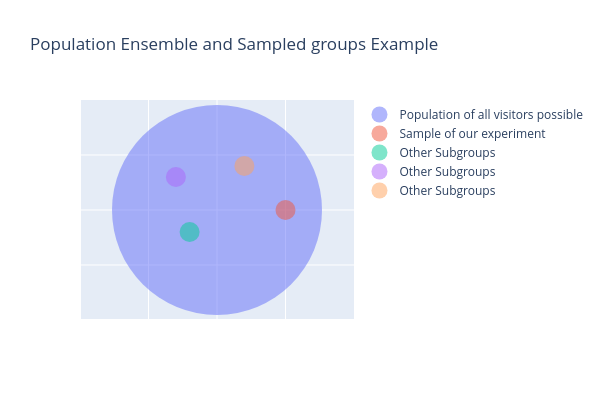

The notebook cell this image was saved under:
### Markdown cell above
<h3>Below we plot the theoretical size of the whole population that we are interested in, that is the total number of visitors possible and to whom we would display the blue button. It can help thinking this ensemble as a theoretical ensemble or an imaginary ensemble.</h3><br>
<h3>In this ensemble we show subsamples possible and the one we got from our experiment in red. It shows that our experiment does not cover all possible visitors hence the fact that 6% of CR might not be the actual CR of the whole population (the blue ensemble/area).</h3>

### Code cell
fig = go.Figure()

fig.add_trace(go.Scatter(x=[1], y=[1], mode='markers', name='Population of all visitors possible', marker=dict(size=210, opacity=0.5)))
fig.add_trace(go.Scatter(x=[1.5], y=[1], mode='markers', name='Sample of our experiment', marker=dict(size=20, opacity=0.5)))
fig.add_trace(go.Scatter(x=[0.8], y=[0.8], mode='markers', name='Other Subgroups', marker=dict(size=20, opacity=0.5)))
fig.add_trace(go.Scatter(x=[0.7], y=[1.3], mode='markers', name='Other Subgroups', marker=dict(size=20, opacity=0.5)))
fig.add_trace(go.Scatter(x=[1.2], y=[1.4], mode='markers', name='Other Subgroups', marker=dict(size=20, opacity=0.5)))

fig.update_layout(title='Population Ensemble and Sampled groups Example', width=600, height=400,
                 xaxis=dict(
        title=None,
        range=[0,2],
        showticklabels=False
    ),
    yaxis=dict(
        title=None,
        showticklabels=False,
        range=[0,2]
    )
                 )

fig.show()

### Figure 1 — Plotly figure (JSON) as saved in the notebook; plotly's stock layout.template omitted (floating-point values rounded to 4 significant figures)
{"data": [{"marker": {"opacity": 0.5, "size": 210}, "mode": "markers", "name": "Population of all visitors possible", "type": "scatter", "x": [1], "y": [1]}, {"marker": {"opacity": 0.5, "size": 20}, "mode": "markers", "name": "Sample of our experiment", "type": "scatter", "x": [1.5], "y": [1]}, {"marker": {"opacity": 0.5, "size": 20}, "mode": "markers", "name": "Other Subgroups", "type": "scatter", "x": [0.8], "y": [0.8]}, {"marker": {"opacity": 0.5, "size": 20}, "mode": "markers", "name": "Other Subgroups", "type": "scatter", "x": [0.7], "y": [1.3]}, {"marker": {"opacity": 0.5, "size": 20}, "mode": "markers", "name": "Other Subgroups", "type": "scatter", "x": [1.2], "y": [1.4]}], "layout": {"height": 400, "title": {"text": "Population Ensemble and Sampled groups Example"}, "width": 600, "xaxis": {"range": [0, 2], "showticklabels": false, "title": {}}, "yaxis": {"range": [0, 2], "showticklabels": false, "title": {}}}}
